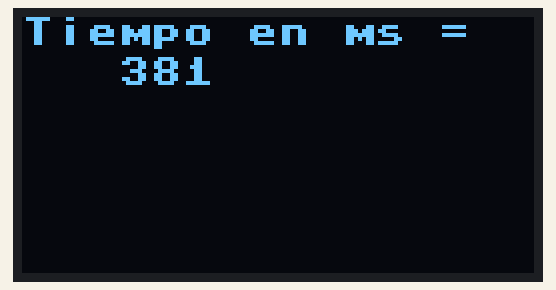
Simulated run of this program. Board: MicroPython board. On the bench: 128×64 one-colour display. Library files of the repository ran but are not shown: sh1106.py.

Above: at 0.53 s.
At 5.38 s:
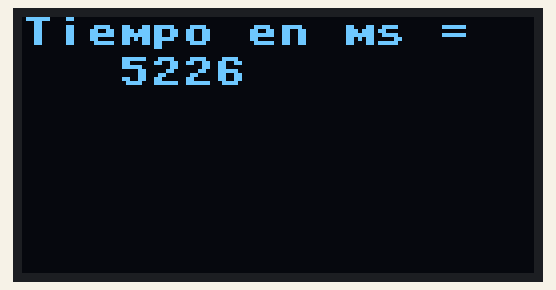
At 10.23 s:
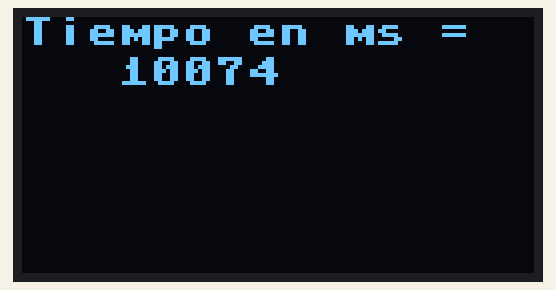
At 19.98 s:
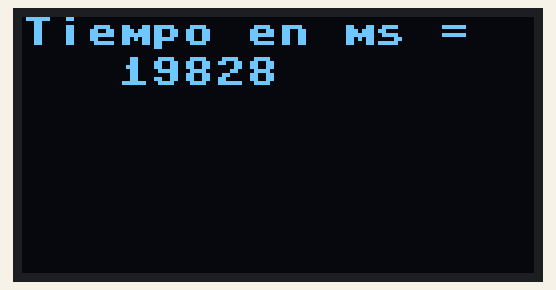
At 29.74 s:
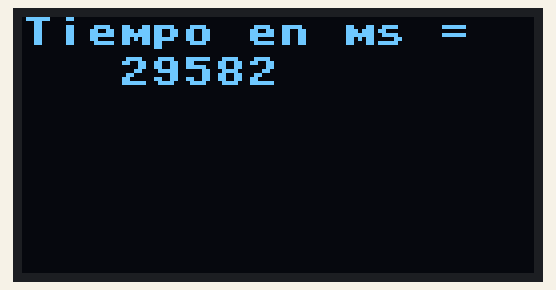
At 39.8 s:
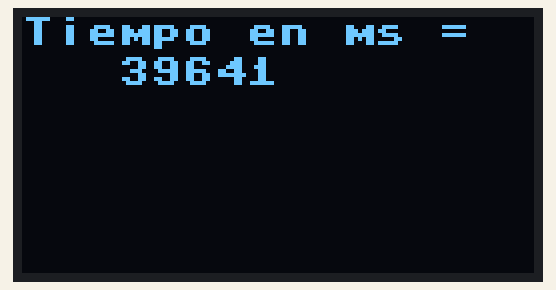

The program:

05PantallaOledI2CTimer.py
```python
from machine import Pin, I2C
import sh1106
import utime

intStart = utime.ticks_ms()
intDelta = 0
strTemporal = "0"

#direccion de fabrica x3C
objI2C = I2C(1, scl=Pin(19), sda=Pin(18))
p_oled = sh1106.SH1106_I2C(128, 64, objI2C)

p_oled.fill(0)
p_oled.rotate(1)
p_oled.show()

utime.sleep_ms(2)
p_oled.text("Tiempo en ms = ", 0, 0)
p_oled.show()

while True:
    intStart = utime.ticks_ms()
    strTemporal = str(intStart)

    p_oled.text(strTemporal, 24, 10)
    p_oled.show()
    utime.sleep(0.001)
    p_oled.text(strTemporal, 24, 10, 0)
```
